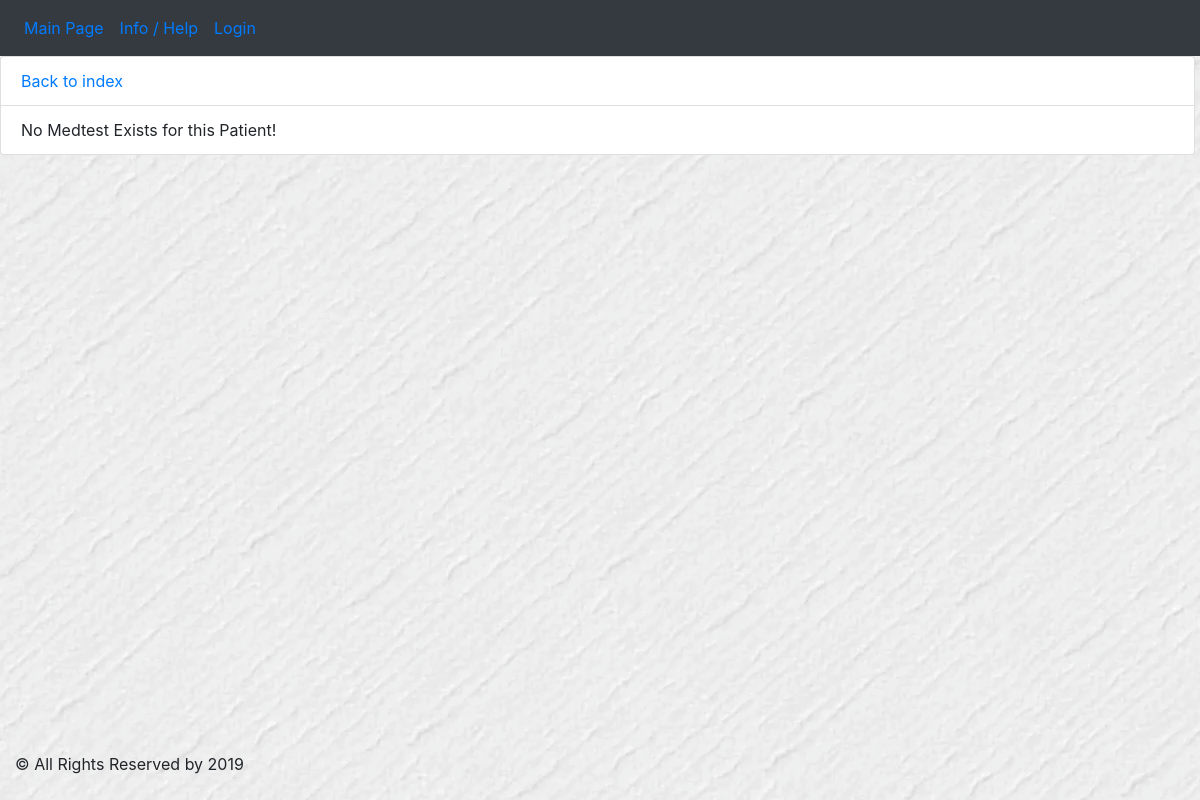
The app's page /doctor/patient/3/medtest/, older data.
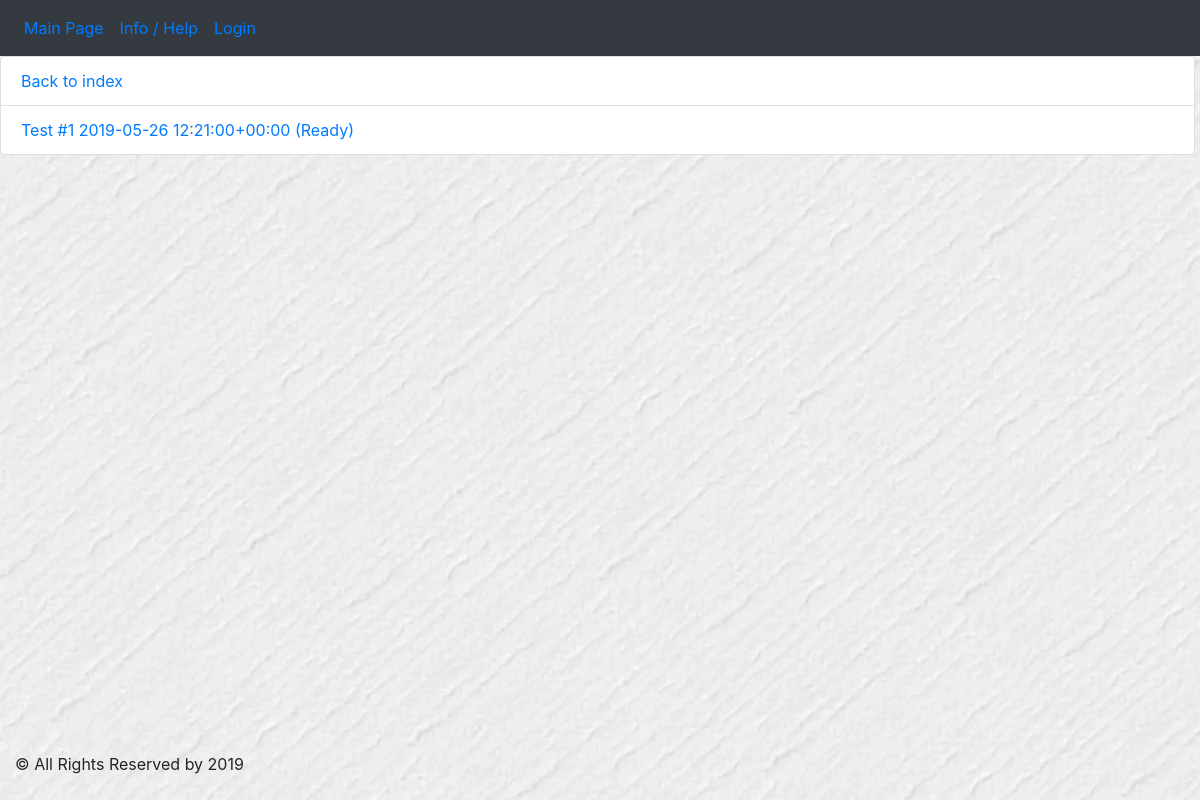
The same page, newer data.
### doctor/models.py (models this page shows, shortened)
class MedicalTests(models.Model):
    READINESS = (
        (0, 'In progress'),
        (1, 'Ready')
    )
    date_application = models.DateTimeField(default=timezone.now)
    date_registration = models.DateTimeField(default=timezone.now)
    date_taking_material = models.DateTimeField(default=timezone.now)
    target_date = models.DateTimeField(default=timezone.now)
    material = models.CharField(max_length=45)
    diagnosis = models.CharField(max_length=45)
    delivering_method = models.CharField(max_length=25)
    readiness = models.BooleanField(choices=READINESS, default=0)
    patient_id = models.ForeignKey(Patient, on_delete=models.CASCADE)
    doctor_id = models.ForeignKey(Doctor, on_delete=models.SET_NULL, null=True)
    def __str__(self):
        return 'Test #' + str(self.id) + ' ' + str(self.date_application) + ' (' + str(
            self.get_readiness_display()) + ')'

### doctor/views.py (the view)
# urls.py: path('patient/<int:pk>/medtest/', views.MedicalTestsView.as_view(), name='medtests'),
class MedicalTestsView(generic.ListView):
    template_name = 'doctor/medtest.html'
    def get_queryset(self):
        return MedicalTests.objects.filter(patient_id=self.kwargs.get("pk"))

### doctor/templates/doctor/medtest.html (shortened to what this page needs)
{% extends 'extends/base.html' %}
{% block content %}
    {% if object_list %}
        <ul class="list-group">
            <li class="list-group-item"><a href="{% url 'lab:index' %}">Back to index</a></li>
            {% for med in object_list %}
                <li class="list-group-item"><a
                        href="{% url 'lab:medtest_details' med.id %}">{{ med }}</a></li>
            {% endfor %}
        </ul>
    {% else %}
        <ul class="list-group">
            <li class="list-group-item"><a href="{% url 'lab:index' %}">Back to index</a></li>
            <li class="list-group-item">No Medtest Exists for this Patient!</li>
        </ul>
    {% endif %}
{% endblock %}

Row changes from the older to the newer data that the page shows:
now on this page (row edited): MedicalTests: id+date_application+readiness "Test #1 2019-05-26 12:21:00+00:00 (Ready)"
Text that changed along with them:
text no longer shown: "No Medtest Exists for this Patient!"
